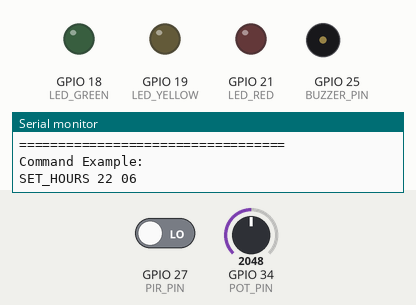
The sketch below on a simulated ESP32. Shown: output pins drawn as LEDs (lit = HIGH), buzzer (waves = sounding), the last lines printed to the serial monitor. The test bench sets the inputs (shaded band); at power-on: GPIO 27 (PIR_PIN) LOW, GPIO 34 (POT_PIN) = 2048.

Above: at 1.2 s.
1.3 s: GPIO 27 (PIR_PIN) driven HIGH
At 3.19 s:
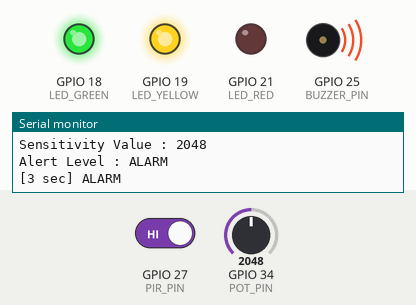
4.3 s: GPIO 34 (POT_PIN) set to 1407
7.3 s: GPIO 34 (POT_PIN) set to 1324
At 9.24 s:
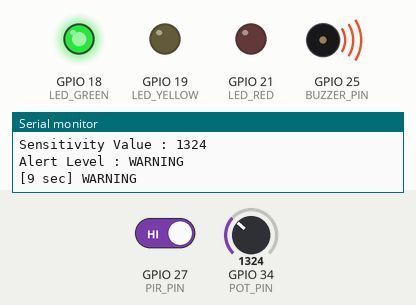
10.3 s: GPIO 34 (POT_PIN) set to 2770
At 12.23 s:
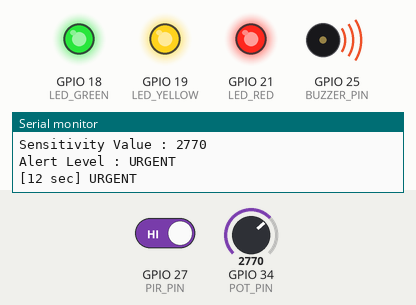
16.3 s: GPIO 27 (PIR_PIN) driven LOW
At 16.9 s:
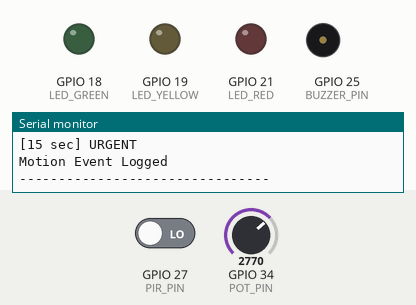
Timing chart, 0 to 18.8 s (numbered marks = the images above; inputs shaded):
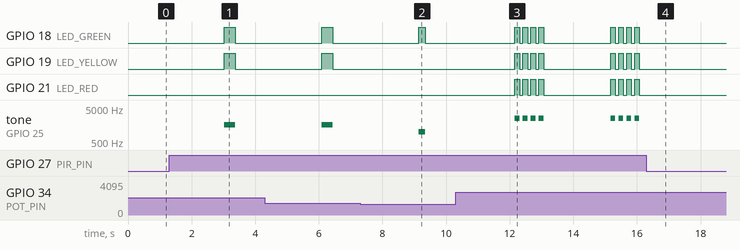

The sketch:

telegram_integration.ino
```cpp
#include <HTTPClient.h>

const char* WIFI_SSID = "YOUR_WIFI";
const char* WIFI_PASSWORD = "YOUR_PASSWORD";

const char* BOT_TOKEN = "YOUR_BOT_TOKEN";
const char* CHAT_ID   = "YOUR_CHAT_ID";

void connectWiFi() {
  WiFi.begin(WIFI_SSID, WIFI_PASSWORD);
  while (WiFi.status() != WL_CONNECTED) {
    delay(500);
  }
}

void sendTelegramAlert(String level) {

  if (WiFi.status() != WL_CONNECTED)
    return;

  HTTPClient http;

  String msg =
    "🚨 Motion Detected%0A"
    "Level: " + level +
    "%0ATime: " + String(millis()/1000) + " sec";

  String url =
    "https://api.telegram.org/bot" +
    String(BOT_TOKEN) +
    "/sendMessage?chat_id=" +
    String(CHAT_ID) +
    "&text=" +
    msg;

  http.begin(url);
  http.GET();
  http.end();
}

/*
In setup(), call:

connectWiFi();

------------------------------------

After:

alertSystem(alertLevel);

Add:

if(alertLevel==1)
  sendTelegramAlert("WARNING");
else if(alertLevel==2)
  sendTelegramAlert("ALARM");
else
  sendTelegramAlert("URGENT");

*/
```

pir_security.ino
```cpp
#include <WiFi.h>

// ================= PINS =================
#define PIR_PIN 27
#define BUZZER_PIN 25

#define LED_GREEN 18
#define LED_YELLOW 19
#define LED_RED 21

// Potentiometer for sensitivity
#define POT_PIN 34

// ================= TIME WINDOW =================
int startHour = 0;
int endHour = 24;
bool windowSet = false;

// Simulated current hour
int currentHour = 12;

// ================= VARIABLES =================
unsigned long lastTrigger = 0;

int alertLevel = 1;

// ================= BUZZER =================
void beep(int freq, int duration)
{
  ledcWriteTone(BUZZER_PIN, freq);
  delay(duration);
  ledcWriteTone(BUZZER_PIN, 0);
}

// ================= READ SERIAL COMMAND =================
void readCommand()
{
  if (Serial.available())
  {
    String cmd = Serial.readStringUntil('\n');

    if (cmd.startsWith("SET_HOURS"))
    {
      sscanf(cmd.c_str(),
             "SET_HOURS %d %d",
             &startHour,
             &endHour);

      windowSet = true;

      Serial.print("Monitoring Hours: ");
      Serial.print(startHour);
      Serial.print(" -> ");
      Serial.println(endHour);
    }
  }
}

// ================= ACTIVE TIME =================
bool isActiveTime()
{
  if (!windowSet)
    return true;

  if (startHour < endHour)
  {
    return (currentHour >= startHour &&
            currentHour < endHour);
  }

  return (currentHour >= startHour ||
          currentHour < endHour);
}

// ================= ALERT =================
void alertSystem(int level)
{
  Serial.print("[");
  Serial.print(millis() / 1000);
  Serial.print(" sec] ");

  if (level == 1)
  {
    Serial.println("WARNING");

    digitalWrite(LED_GREEN, HIGH);

    beep(1000, 200);

    digitalWrite(LED_GREEN, LOW);
  }
  else if (level == 2)
  {
    Serial.println("ALARM");

    digitalWrite(LED_GREEN, HIGH);
    digitalWrite(LED_YELLOW, HIGH);

    beep(1600, 350);

    digitalWrite(LED_GREEN, LOW);
    digitalWrite(LED_YELLOW, LOW);
  }
  else
  {
    Serial.println("URGENT");

    for (int i = 0; i < 4; i++)
    {
      digitalWrite(LED_GREEN, HIGH);
      digitalWrite(LED_YELLOW, HIGH);
      digitalWrite(LED_RED, HIGH);

      beep(2500, 150);

      digitalWrite(LED_GREEN, LOW);
      digitalWrite(LED_YELLOW, LOW);
      digitalWrite(LED_RED, LOW);

      delay(100);
    }
  }
}

// ================= SETUP =================

void setup()
{
  Serial.begin(115200);

  pinMode(PIR_PIN, INPUT);

  pinMode(POT_PIN, INPUT);

  pinMode(LED_GREEN, OUTPUT);
  pinMode(LED_YELLOW, OUTPUT);
  pinMode(LED_RED, OUTPUT);

  // Attach buzzer PWM
  ledcAttach(BUZZER_PIN, 2000, 8);

  Serial.println("==================================");
  Serial.println(" PIR Security Camera Trigger");
  Serial.println("==================================");
  Serial.println("Command Example:");
  Serial.println("SET_HOURS 22 06");
  Serial.println();
}

// ================= LOOP =================

void loop()
{
  // Read serial command
  readCommand();

  // ------------------------------
  // Read potentiometer
  // ------------------------------

  int potValue = analogRead(POT_PIN);

  if (potValue < 1365)
    alertLevel = 1;

  else if (potValue < 2730)
    alertLevel = 2;

  else
    alertLevel = 3;

  // ------------------------------
  // Read PIR
  // ------------------------------

  int pirState = digitalRead(PIR_PIN);

  if (pirState == HIGH && isActiveTime())
  {
    if (millis() - lastTrigger > 3000)
    {
      lastTrigger = millis();

      Serial.println("--------------------------------");

      Serial.print("Timestamp : ");
      Serial.print(millis() / 1000);
      Serial.println(" sec");

      Serial.println("Motion Detected");

      Serial.print("Sensitivity Value : ");
      Serial.println(potValue);

      Serial.print("Alert Level : ");

      switch (alertLevel)
      {
        case 1:
          Serial.println("WARNING");
          break;

        case 2:
          Serial.println("ALARM");
          break;

        case 3:
          Serial.println("URGENT");
          break;
      }

      alertSystem(alertLevel);

      Serial.println("Motion Event Logged");

      Serial.println("--------------------------------");
    }
  }

  // Small delay to reduce CPU usage
  delay(100);
}
```

Measured:
- the behaviour switches between 1365 and 1364 on GPIO 34 (POT_PIN) (found by bisection; images 1 and 2)
- after the input at 1.3 s, GPIO 18 (LED_GREEN), GPIO 19 (LED_YELLOW): LOW → HIGH after 1.7 s, → LOW 0.35 s later; tone on GPIO 25 (BUZZER_PIN): silent → 1600 Hz after 1.7 s, → silent 0.35 s later
- after the input at 7.3 s, GPIO 19 (LED_YELLOW): stays LOW (without the input it goes to HIGH after 1.8 s)
- after the input at 10.3 s, GPIO 19 (LED_YELLOW), GPIO 21 (LED_RED): goes 3 × (HIGH 0.15 s, LOW 0.10 s), HIGH 0.15 s, LOW 2.1 s, 3 × (HIGH 0.15 s, LOW 0.10 s), HIGH 0.15 s, then LOW, starting after 1.9 s
- after the input at 16.3 s, GPIO 18 (LED_GREEN), GPIO 19 (LED_YELLOW), GPIO 21 (LED_RED): stops changing and stays LOW; tone on GPIO 25 (BUZZER_PIN): stops changing and stays silent
